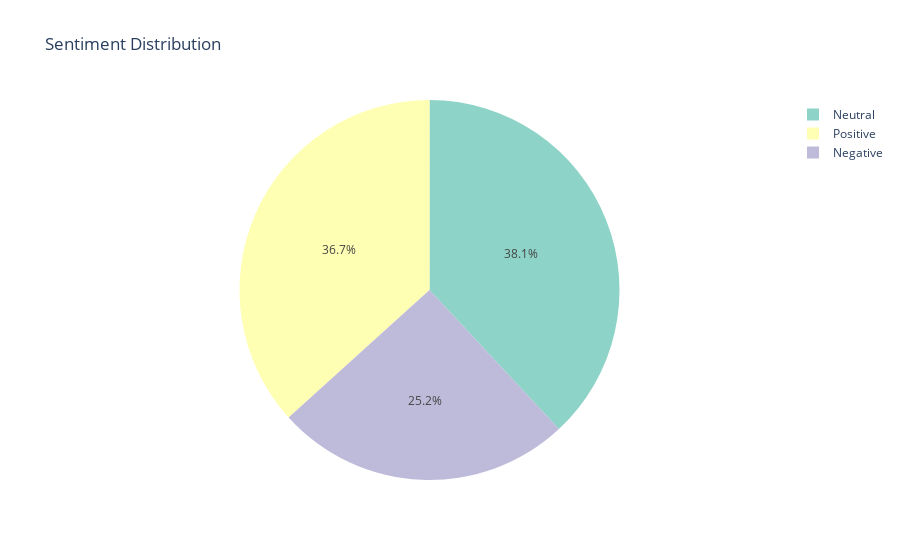

The code cell stored with this chart in its notebook:
### Code cell
import pandas as pd
import numpy as np
import re
import matplotlib.pyplot as plt
import seaborn as sns
import plotly.express as px
from textblob import TextBlob
from wordcloud import WordCloud
from collections import Counter
df = pd.read_csv(r"C:\Users\mukke\OneDrive\Desktop\git\PRODIGY_DS_04\Tweets.csv")  
def clean_text(text):
    text = re.sub(r'http\S+', '', str(text))
    text = re.sub(r'@\w+', '', text)
    text = re.sub(r'#', '', text)
    text = re.sub(r'[^A-Za-z\s]', '', text)
    return text.lower()

df['Cleaned_Text'] = df['text'].apply(clean_text)
def get_sentiment(text):
    score = TextBlob(text).sentiment.polarity
    if score > 0:
        return "Positive"
    elif score < 0:
        return "Negative"
    else:
        return "Neutral"

df['Sentiment'] = df['Cleaned_Text'].apply(get_sentiment)
sentiment_counts = df['Sentiment'].value_counts()
fig_pie = px.pie(
    names=sentiment_counts.index,
    values=sentiment_counts.values,
    title='Sentiment Distribution',
    color_discrete_sequence=px.colors.qualitative.Set3
)
fig_pie.show()
df['Date'] = pd.to_datetime(df['date'])
trend = df.groupby([df['Date'].dt.date, 'Sentiment']).size().reset_index(name='Count')
fig_line = px.line(trend, x='Date', y='Count', color='Sentiment', title='Sentiment Trend Over Time')
fig_line.show()
for sentiment in ['Positive', 'Negative', 'Neutral']:
    text = " ".join(df[df['Sentiment'] == sentiment]['Cleaned_Text'])
    wc = WordCloud(width=800, height=400, background_color='white').generate(text)
    plt.figure(figsize=(8,6))
    plt.imshow(wc, interpolation='bilinear')
    plt.axis('off')
    plt.title(f"{sentiment} Word Cloud")
    plt.show()
for sentiment in ['Positive', 'Negative', 'Neutral']:
    words = " ".join(df[df['Sentiment'] == sentiment]['Cleaned_Text']).split()
    freq = Counter(words).most_common(10)
    print(f"Top words in {sentiment}: {freq}")
plt.figure(figsize=(6,4))
sns.countplot(data=df, x='Sentiment', palette='viridis')
plt.title('Sentiment Count')
plt.show()

### Figure 1 — Plotly figure (JSON) as saved in the notebook; plotly's stock layout.template omitted (floating-point values rounded to 4 significant figures)
{"data": [{"domain": {"x": [0, 1], "y": [0, 1]}, "hovertemplate": "label=%{label}<br>value=%{value}<extra></extra>", "labels": ["Neutral", "Positive", "Negative"], "legendgroup": "", "name": "", "showlegend": true, "type": "pie", "values": [5573, 5374, 3693]}], "layout": {"legend": {"tracegroupgap": 0}, "piecolorway": ["rgb(141,211,199)", "rgb(255,255,179)", "rgb(190,186,218)", "rgb(251,128,114)", "rgb(128,177,211)", "rgb(253,180,98)", "rgb(179,222,105)", "rgb(252,205,229)", "rgb(217,217,217)", "rgb(188,128,189)", "rgb(204,235,197)", "rgb(255,237,111)"], "title": {"text": "Sentiment Distribution"}}}
